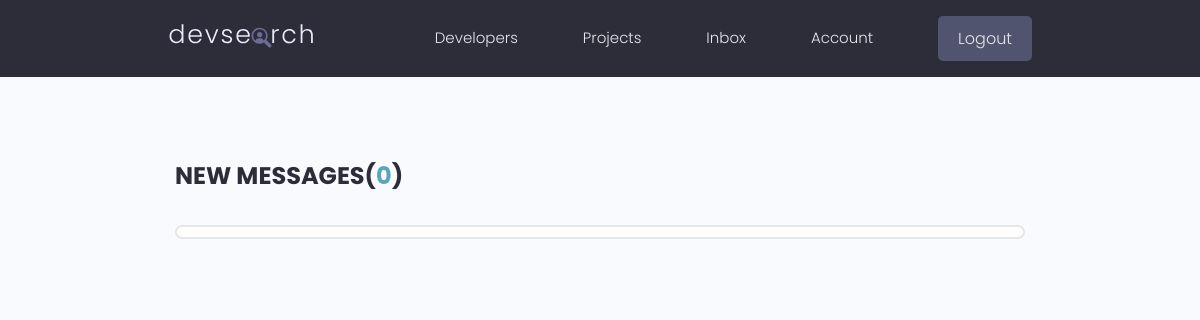
Page /inbox/ (signed in) on the earlier database version.
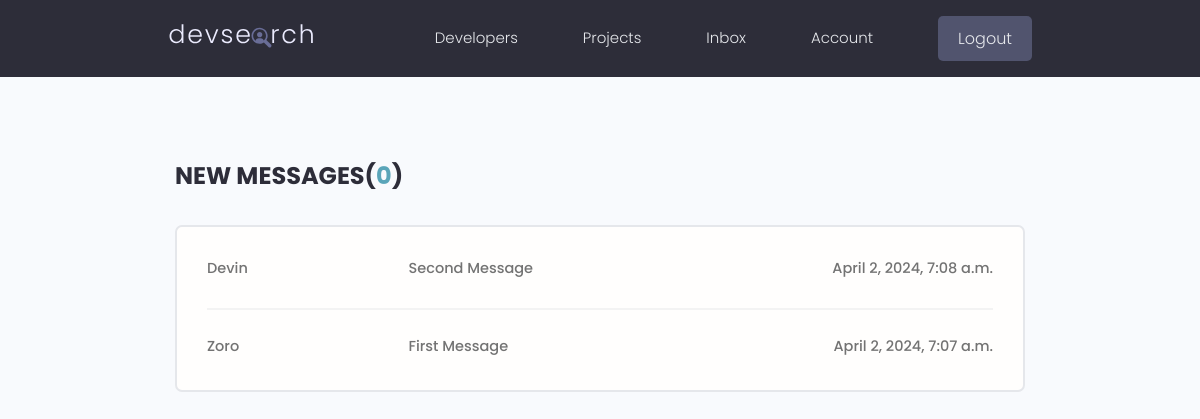
Same page on the later database version.
### users/models.py (models this page shows, shortened)
class Message(models.Model):
    sender = models.ForeignKey(Profile, on_delete=models.SET_NULL, null=True)
    recipient = models.ForeignKey(
        Profile, on_delete=models.SET_NULL, null=True, related_name="messages"
    )
    name = models.CharField(max_length=200, null=True, blank=True)
    email = models.EmailField(max_length=200, null=True, blank=True)
    subject = models.CharField(max_length=200, null=True, blank=True)
    body = models.TextField()
    is_read = models.BooleanField(default=False, null=True)
    created = models.DateTimeField(auto_now_add=True)
    id = models.UUIDField(
        default=uuid.uuid4, unique=True, primary_key=True, editable=False
    )
    class Meta:
        ordering = ["is_read", "-created"]

### users/views.py (the view)
# urls.py: path("inbox/", views.inbox, name="inbox"),
@login_required(login_url="login")
def inbox(request):
    profile = request.user.profile
    messageRequests = profile.messages.all()
    unreadCount = messageRequests.filter(is_read=False).count()
    context = {"messageRequests": messageRequests, "unreadCount": unreadCount}
    return render(request, "users/inbox.html", context)

### users/templates/users/inbox.html
{% extends 'main.html' %} {% block content %}
<main class="inbox my-xl">
  <div class="content-box">
    <h3 class="inbox__title">New Messages(<span>{{unreadCount}}</span>)</h3>
    <ul class="messages">
      {% for message in messageRequests %} {% if message.is_read == False %}
      <li class="message message--unread">{% else %}</li>
      <li class="message">
        {% endif %}
        <a href="{% url 'message' message.id %}">
          <span class="message__author">{{message.name}}</span>
          <span class="message__subject">{{message.subject}}</span>
          <span class="message__date">{{message.created}}</span>
        </a>
      </li>
      {% endfor %}
    </ul>
  </div>
</main>
{% endblock content %}

Differences in the rows shown:
added Message: name "Devin", subject "Second Message", created "April 2, 2024, 7:08 a.m."
added Message: name "Zoro", subject "First Message", created "April 2, 2024, 7:07 a.m."
